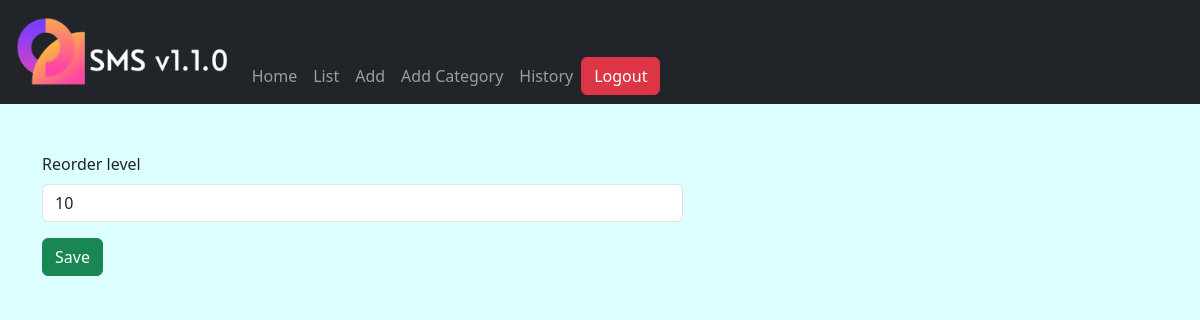
/stock/reorder/16/ (signed in), run on an earlier commit of the app's database.
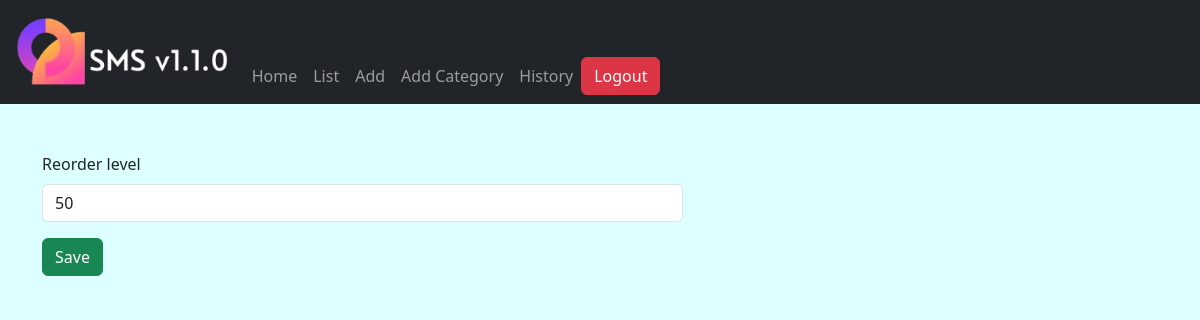
And on a later commit of the database.
### stockmgt/models.py (models this page shows, shortened)
class Stock(models.Model):
    category = models.ForeignKey(Category, on_delete=models.CASCADE, blank=True, null=True)
    item_name = models.CharField(max_length=50, blank=True, null=True)
    quantity = models.IntegerField(default='0', blank=True, null=True)
    receive_quantity = models.IntegerField(default='0', blank=True, null=True)
    receive_by = models.CharField(max_length=50, blank=True, null=True)
    issue_quantity = models.IntegerField(default='0', blank=True, null=True)
    issue_by = models.CharField(max_length=50, blank=True, null=True)
    issue_to = models.CharField(max_length=50, blank=True, null=True)
    phone_number = models.CharField(max_length=50, blank=True, null=True)
    created_by = models.CharField(max_length=50, blank=True, null=True)
    reorder_level = models.IntegerField(default='0', blank=True, null=True)
    timestamp = models.DateTimeField(auto_now_add=True, auto_now=False)
    last_updated = models.DateTimeField(auto_now_add=False, auto_now=True)
    export_to_CSV = models.BooleanField(default=False)

### stockmgt/views.py (the view)
# urls.py: path('reorder/<str:id>/', reorder_level, name="reorder"),
@login_required(login_url=('/accounts/login'))
def reorder_level(request, id):
    queryset = Stock.objects.get(id=id)
    form = ReorderLevelForm(request.POST or None, instance=queryset)
    if form.is_valid():
        instance = form.save(commit=False)
        instance.save()
        messages.success(request, "Reorder level for " + str(instance.item_name) + " is updated to " + str(instance.reorder_level))
        return redirect("stock:list")
    context = {
			"instance": queryset,
			"form": form,
		}
    return render(request, "stock/add.html", context)

### stockmgt/forms.py
class ReorderLevelForm(forms.ModelForm):
	class Meta:
		model = Stock
		fields = ['reorder_level']

### stockmgt/templates/stock/add.html (shortened to what this page needs)
{% extends 'base.html' %}
{% load bootstrap5 %}
{% block content %}
    <form class="container mt-5" method="post" action="">
        <div class="row">
            {% for field in form %}
            <div class="col-sm-7">
                {% bootstrap_field field %}
            </div>
            {% endfor %}
        </div>
        <input class="btn btn-success me-5" type="submit" value="Save">
    </form>
{% endblock%}

What changed in the data, as far as the page shows it:
changed Stock: reorder_level "10" → "50"
